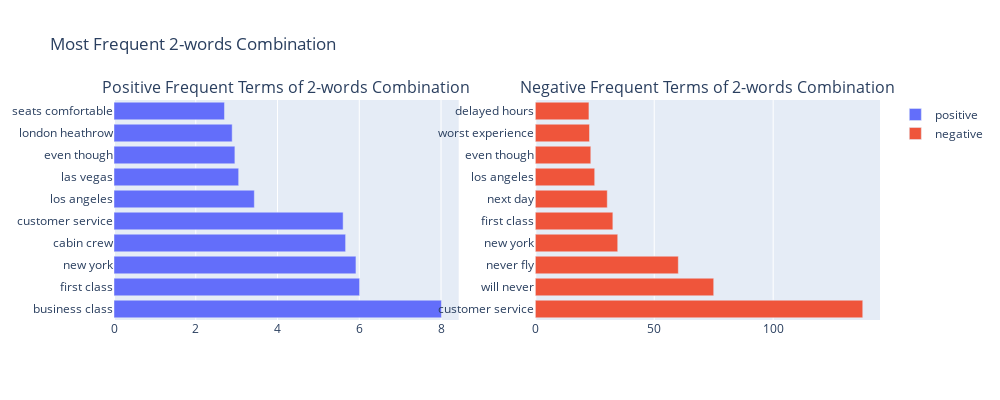

The code cell stored with this chart in its notebook:
### Markdown cell above
#  Word Cloud : American Airlines Customer Reviews

### Code cell
domain_stopwords = {'airline', 'flight', 'plane', 'airport', 'flights', 'airlines', 'american', 'aa'}
stopwords = set.union(STOPWORDS, domain_stopwords)

generate_cloud(DUA[DUA['airline_no']==1], False)

### Figure 1 — Plotly figure (JSON) as saved in the notebook; plotly's stock layout.template omitted (floating-point values rounded to 4 significant figures)
{"data": [{"name": "positive", "orientation": "h", "type": "bar", "x": [8.01, 6.007, 5.918, 5.665, 5.605, 3.433, 3.05, 2.957, 2.891, 2.702], "xaxis": "x", "y": ["business class", "first class", "new york", "cabin crew", "customer service", "los angeles", "las vegas", "even though", "london heathrow", "seats comfortable"], "yaxis": "y"}, {"name": "negative", "orientation": "h", "type": "bar", "x": [137.7, 75.01, 60.13, 34.66, 32.61, 30.26, 24.97, 23.33, 22.79, 22.55], "xaxis": "x2", "y": ["customer service", "will never", "never fly", "new york", "first class", "next day", "los angeles", "even though", "worst experience", "delayed hours"], "yaxis": "y2"}], "layout": {"annotations": [{"font": {"size": 16}, "showarrow": false, "text": "Positive Frequent Terms of 2-words Combination", "x": 0.225, "xanchor": "center", "xref": "paper", "y": 1, "yanchor": "bottom", "yref": "paper"}, {"font": {"size": 16}, "showarrow": false, "text": "Negative Frequent Terms of 2-words Combination", "x": 0.775, "xanchor": "center", "xref": "paper", "y": 1, "yanchor": "bottom", "yref": "paper"}], "height": 400, "margin": {"l": 100}, "title": {"text": "Most Frequent 2-words Combination"}, "width": 1000, "xaxis": {"anchor": "y", "domain": [0, 0.45]}, "xaxis2": {"anchor": "y2", "domain": [0.55, 1]}, "yaxis": {"anchor": "x", "domain": [0, 1]}, "yaxis2": {"anchor": "x2", "domain": [0, 1]}}}
